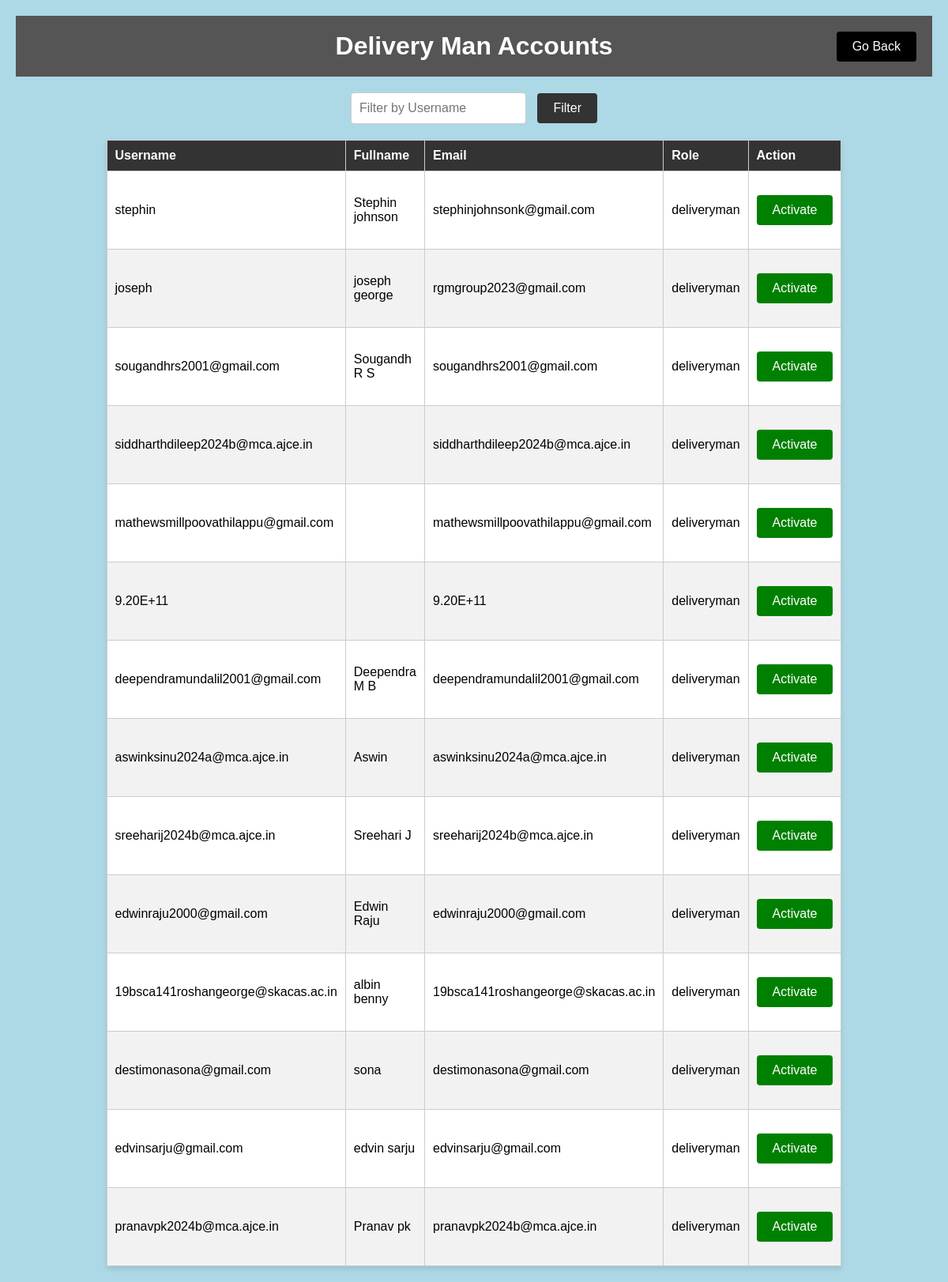
Page /admin_dashboard/deliveryman.html on the committed database.
### aapmapp/models.py (models this page shows, shortened)
class dealer(AbstractUser):
    email = models.EmailField(unique=True)
    fullname = models.TextField(max_length=100, default="")
    role = models.TextField(max_length=100, default="")

### aapmapp/views.py (the view)
# urls.py: path('admin_dashboard/deliveryman.html', views.deliveryman,name='deliveryman'),
def deliveryman(request):
    deliverymen = dealer.objects.filter(role='deliveryman')
    context = {
        'deliverymen': deliverymen,
    }
    return render(request, 'deliveryman.html', context)

### aapmapp/templates/deliveryman.html (shortened to what this page needs)
<!DOCTYPE html>
<html lang="en">
<head>
</head>
<body>
    <div class="content">
        <div class="header">
            <h1>Delivery Man Accounts</h1>
            <button id="go-back" onclick="goBack()">Go Back</button>
        </div>
        <form method="GET">
            <input type="text" name="username_filter" placeholder="Filter by Username">
            <button type="submit">Filter</button>
        </form>
        <table>
            <thead>
                <tr>
                    <th>Username</th>
                    <th>Fullname</th>
                    <th>Email</th>
                    <th>Role</th>
                    <th>Action</th>
                </tr>
            </thead>
            <tbody>
                {% for deliveryman in deliverymen %}
                <tr>
                    <td>{{ deliveryman.username }}</td>
                    <td>{{ deliveryman.fullname }}</td>
                    <td>{{ deliveryman.email }}</td>
                    <td>{{ deliveryman.role }}</td>
                    <td>
                        {% if dealer.is_active %}
                        <form method="post" action="{% url 'deactivate_user' deliveryman.id %}">
                            {% csrf_token %}
                            <button type="submit" style="background-color: red; color: white;">Deactivate</button>
                        </form>
                        {% else %}
                        <form method="post" action="{% url 'activate_user' deliveryman.id %}">
                            <button type="submit" style="background-color: green; color: white;">Activate</button>
                        </form>
                        {% endif %}
                    </td>
                </tr>
                {% empty %}
                <tr>
                    <td colspan="4">No deliveryman available.</td>
                </tr>
                {% endfor %}
            </tbody>
        </table>
    </div>
</body>
</html>

### aapmapp/templates/deliveryman.html (style rules this page uses)
body { font-family: Arial, sans-serif; background-color: #ADD8E6; margin: 0; padding: 0; }
.content { padding: 20px; }
.header { background-color: #555; color: #fff; padding: 20px; text-align: center; position: relative; }
.header h1 { margin: 0; }
#go-back { position: absolute; top: 20px; right: 20px; background-color: #000; color: #fff; padding: 10px 20px; border: none; border-radius: 4px; font-size: 16px; cursor: pointer; }
form { text-align: center; margin: 20px 0; }
form input[type="text"], form select { padding: 10px; border: 1px solid #ccc; border-radius: 4px; margin-right: 10px; width: 200px; font-size: 16px; outline: none; }
form button { padding: 10px 20px; background-color: #333; color: #fff; border: none; border-radius: 4px; font-size: 16px; cursor: pointer; }
table { width: 80%; margin: 0 auto; border-collapse: collapse; background-color: #fff; box-shadow: 0 4px 6px rgba(0, 0, 0, 0.1); }
th, td { border: 1px solid #ccc; padding: 10px; text-align: left; }
th { background-color: #333; color: #fff; }
tr:nth-child(even) { background-color: #f2f2f2; }

### rows in the picture
dealer: username "stephin", fullname "Stephin johnson", email "stephinjohnsonk@gmail.com", role "deliveryman"
dealer: username "joseph", fullname "joseph george", email "rgmgroup2023@gmail.com", role "deliveryman"
dealer: username "sougandhrs2001@gmail.com", fullname "Sougandh R S", email "sougandhrs2001@gmail.com", role "deliveryman"
dealer: username "siddharthdileep2024b@mca.ajce.in", email "siddharthdileep2024b@mca.ajce.in", role "deliveryman"
dealer: username "mathewsmillpoovathilappu@gmail.com", email "mathewsmillpoovathilappu@gmail.com", role "deliveryman"
dealer: username "9.20E+11", email "9.20E+11", role "deliveryman"
dealer: username "deependramundalil2001@gmail.com", fullname "Deependra M B", email "deependramundalil2001@gmail.com", role "deliveryman"
dealer: username "aswinksinu2024a@mca.ajce.in", fullname "Aswin", email "aswinksinu2024a@mca.ajce.in", role "deliveryman"
dealer: username "sreeharij2024b@mca.ajce.in", fullname "Sreehari J", email "sreeharij2024b@mca.ajce.in", role "deliveryman"
dealer: username "edwinraju2000@gmail.com", fullname "Edwin Raju", email "edwinraju2000@gmail.com", role "deliveryman"
dealer: username "19bsca141roshangeorge@skacas.ac.in", fullname "albin benny", email "19bsca141roshangeorge@skacas.ac.in", role "deliveryman"
dealer: username "destimonasona@gmail.com", fullname "sona", email "destimonasona@gmail.com", role "deliveryman"
dealer: username "edvinsarju@gmail.com", fullname "edvin sarju", email "edvinsarju@gmail.com", role "deliveryman"
dealer: username "pranavpk2024b@mca.ajce.in", fullname "Pranav pk", email "pranavpk2024b@mca.ajce.in", role "deliveryman"
